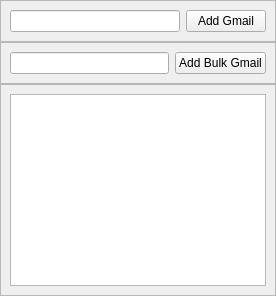
            <widget class="QWidget" name="link_mail">
             <layout class="QVBoxLayout" name="verticalLayout_9">
              <property name="spacing">
               <number>0</number>
              </property>
              <property name="leftMargin">
               <number>0</number>
              </property>
              <property name="topMargin">
               <number>0</number>
              </property>
              <property name="rightMargin">
               <number>0</number>
              </property>
              <property name="bottomMargin">
               <number>0</number>
              </property>
              <item>
               <widget class="QFrame" name="frame_26">
                <property name="maximumSize">
                 <size>
                  <width>16777215</width>
                  <height>50</height>
                 </size>
                </property>
                <property name="frameShape">
                 <enum>QFrame::StyledPanel</enum>
                </property>
                <property name="frameShadow">
                 <enum>QFrame::Raised</enum>
                </property>
                <layout class="QHBoxLayout" name="horizontalLayout_19">
                 <item>
                  <widget class="QLineEdit" name="add_link_mail">
                   <property name="clearButtonEnabled">
                    <bool>true</bool>
                   </property>
                  </widget>
                 </item>
                 <item>
                  <widget class="QPushButton" name="add_link_mail_btn">
                   <property name="text">
                    <string>Add Gmail</string>
                   </property>
                  </widget>
                 </item>
                </layout>
               </widget>
              </item>
              <item>
               <widget class="QFrame" name="frame_27">
                <property name="maximumSize">
                 <size>
                  <width>16777215</width>
                  <height>50</height>
                 </size>
                </property>
                <property name="frameShape">
                 <enum>QFrame::StyledPanel</enum>
                </property>
                <property name="frameShadow">
                 <enum>QFrame::Raised</enum>
                </property>
                <layout class="QHBoxLayout" name="horizontalLayout_20">
                 <item>
                  <widget class="QLineEdit" name="lineEdit_2">
                   <property name="clearButtonEnabled">
                    <bool>true</bool>
                   </property>
                  </widget>
                 </item>
                 <item>
                  <widget class="QPushButton" name="add_bulk_mail">
                   <property name="text">
                    <string>Add Bulk Gmail</string>
                   </property>
                  </widget>
                 </item>
                </layout>
               </widget>
              </item>
              <item>
               <widget class="QFrame" name="frame_28">
                <property name="frameShape">
                 <enum>QFrame::StyledPanel</enum>
                </property>
                <property name="frameShadow">
                 <enum>QFrame::Raised</enum>
                </property>
                <layout class="QHBoxLayout" name="horizontalLayout_21">
                 <item>
                  <widget class="QListWidget" name="link_mai_list"/>
                 </item>
                </layout>
               </widget>
              </item>
             </layout>
            </widget>
